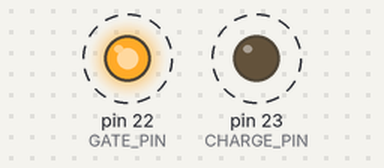
This sketch was run on a simulated Arduino Mega 2560, built with avr-gcc and run on an emulated ATmega2560. Shown: output pins drawn as LEDs (lit = HIGH). Dashed ring = blinking.

Above: at 0.5 s.
Timing chart, 0 to 3.0 s (numbered marks = the images above):
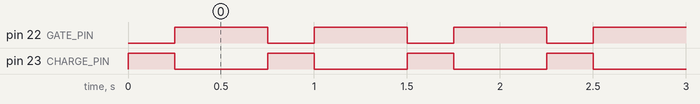

Measured:
- by itself, pin 22 (GATE_PIN): alternates HIGH for 0.50 s and LOW for 0.25 s
- by itself, pin 23 (CHARGE_PIN): alternates HIGH for 0.25 s and LOW for 0.50 s

The sketch:

PFNTest.ino
```cpp
#define GATE_PIN 22
#define CHARGE_PIN 23

void setup() {
  pinMode(GATE_PIN, OUTPUT);
  pinMode(CHARGE_PIN, OUTPUT);

  digitalWrite(GATE_PIN, LOW);
  digitalWrite(CHARGE_PIN, HIGH);
}

void loop() {
  pinMode(CHARGE_PIN, OUTPUT);
  digitalWrite(CHARGE_PIN, HIGH);
  digitalWrite(GATE_PIN, LOW);

  delay(250);

  digitalWrite(CHARGE_PIN, LOW);
  pinMode(CHARGE_PIN, INPUT); // switch to input for high impedance
  digitalWrite(GATE_PIN, HIGH);

  delay(500);
}
```
